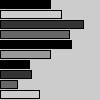
Frame 1 (no input)
Frame 60 (the mouse pressed at the canvas centre just before this capture): identical to frame 1, image omitted
Frame 120 (the mouse held since frame 60 and released just before this capture): identical to frame 1, image omitted

The Processing sketch that drew this single still picture (run headless with seeded random() and noise(); from frame 60 on, the mouse is pressed at the canvas centre):

// Processing sketch: arrays
// ── arrays.pde

// //test1
// int x0 = 50;
// int x1 = 61;
// int x2 = 83;
// int x3 = 69;
// int x4 = 71;
// int x5 = 50;
// int x6 = 29;
// int x7 = 31;
// int x8 = 17;
// int x9 = 39;
// fill(0);
// rect(0, 0, x0, 8);
// rect(0, 10, x1, 8);
// rect(0, 20, x2, 8);
// rect(0, 30, x3, 8);
// rect(0, 40, x4, 8);
// rect(0, 50, x5, 8);
// rect(0, 60, x6, 8);
// rect(0, 70, x7, 8);
// rect(0, 80, x8, 8);
// rect(0, 90, x9, 8);
// 
// //test2
// int[] x = {
//   50, 61, 83, 69, 71, 50, 29, 31, 17, 39
// };
// 
// fill(0);
// // Read one array element each time through the for loop
// for (int i = 0; i < x.length; i++) {
//   rect(0, i*10, x[i], 8);
// }

// //test3?
// int[] data; // Declare
// 
// void setup() {
//   size(100, 100);
//   data = new int[5]; // Create
//   data[0] = 19; // Assign
//   data[1] = 40;
//   data[2] = 75;
//   data[3] = 76;
//   data[4] = 90;
// }
// 
// int[] data = new int[5]; // Declare, create
// 
// void setup() {
//   size(100, 100);
//   data[0] = 19; // Assign
//   data[1] = 40;
//   data[2] = 75;
//   data[3] = 76;
//   data[4] = 90;
// }
// 
// int[] data = { 19, 40, 75, 76, 90 }; // Declare, create, assign
// 
// void setup() {
//   size(100, 100);
// }

// //test4
// int[] data = { 19, 40, 75, 76, 90 };
// 
// line(data[0], 0, data[0], 100);
// line(data[1], 0, data[1], 100);
// line(data[2], 0, data[2], 100);
// line(data[3], 0, data[3], 100);
// line(data[4], 0, data[4], 100);

// //test5
// int[] data = { 19, 40, 75, 76, 90 };
// 
// for (int i = 0; i < data.length; i++) {
//   line(data[i], 0, data[i], 100);
// }

// //test6
// float[] sineWave;
// 
// void setup() {
//   size(100, 100);
//   sineWave = new float[width];
//   for (int i = 0; i < sineWave.length; i++) {
//     // Fill array with values from sin()
//     float r = map(i, 0, width, 0, TWO_PI);
//     sineWave[i] = abs(sin(r));
//   }
//   println("width=%d\n",width);
// }
// 
// void draw() {
//   for (int i = 0; i < sineWave.length; i++) {
//     // Set stroke values to numbers read from array
//     stroke(sineWave[i] * 255);
//     line(i, 0, i, height);
//   }
// }

// //test7
// int[] y;
// 
// void setup() {
//   size(100, 100);
//   y = new int[width];
// }
// 
// void draw() {
//   background(204); // Read the array from the end to the
//   // beginning to avoid overwriting the data
//   for (int i = y.length-1; i > 0; i--) {
//     y[i] = y[i-1];
//   }
//   // Add new values to the beginning
//   y[0] = mouseY;
//   // Display each pair of values as a line
//   for (int i = 1; i < y.length; i++) {
//     line(i, y[i], i-1, y[i-1]);
//   }
// }

// //test8
// int num = 50;
// int[] x = new int[num];
// int[] y = new int[num];
// 
// void setup() {
//   size(100, 100);
//   noStroke();
//   fill(255, 102);
// }
// 
// void draw() {
//   background(0);
//   // Shift the values to the right
//   for (int i = num-1; i > 0; i--) {
//     x[i] = x[i-1];
//     y[i] = y[i-1];
//   }
//   // Add the new values to the beginning of the array
//   x[0] = mouseX;
//   y[0] = mouseY;
//   // Draw the circles
//   for (int i = 0; i < num; i++) {
//     ellipse(x[i], y[i], i/2.0, i/2.0);
//   }
// }

// //test9
// int num = 50;
// int[] x = new int[num];
// int[] y = new int[num];
// int indexPosition = 0;
// 
// void setup() {
//   size(100, 100);
//   noStroke();
//   fill(255, 102);
// }
// 
// void draw() {
//   background(0);
//   x[indexPosition] = mouseX;
//   y[indexPosition] = mouseY;
//   // Cycle between 0 and the number of elements
//   indexPosition = (indexPosition + 1) % num;
//   for (int i = 0; i < num; i++) {
//     // Set the array position to read
//     int pos = (indexPosition + i) % num;
//     float radius = (num-i) / 2.0;
//     ellipse(x[pos], y[pos], radius, radius);
//   }
// }

// //test10
// String[] trees = { "ash", "oak" };
// 
// append(trees, "maple"); // INCORRECT! Does not change the array
// printArray(trees); // Prints [0] "ash", [1] "oak"
// println();
// trees = append(trees, "maple"); // Add "maple" to the end
// printArray(trees); // Prints [0] "ash", [1] "oak", [2] "maple"
// println();
// // Add "beech" to the end of the trees array, and creates a new
// // array to store the change
// 
// String[] moretrees = append(trees, "beech");
// 
// // Prints [0] "ash", [1] "oak", [2] "maple", [3] "beech"
// printArray(moretrees);

// //test11
// String[] trees = { "lychee", "coconut", "fig" };
// 
// trees = shorten(trees); // Remove the last element from the array
// printArray(trees); // Prints [0] "lychee", [1] "coconut"
// println();
// trees = shorten(trees); // Remove the last element from the array
// printArray(trees); // Prints [0] "lychee"

// //test12
// int[] x = new int[100]; // Array to store x-coordinates
// int count = 0; // Positions stored in array
// void setup() {
//   size(100, 100);
// }
// void draw() {
//   x[count] = mouseX; // Assign new x-coordinate to the array
//   count++; // Increment the counter
//   if (count == x.length) { // If the x array is full,
//     x = expand(x); // double the size of x
//     println(x.length); // Write the new size to the console
//   }
// }

// //test13
// String[] north = { "OH", "IN", "MI" };
// String[] south = { "GA", "FL", "NC" };
// 
// arrayCopy(north, south); // Copy from north array to south array
// printArray(south); // Prints [0] "OH", [1] "IN", [3] "MI"
// println();
// 
// String[] east = { "MA", "NY", "RI" };
// String[] west = new String[east.length]; // Create a new array
// 
// arrayCopy(east, west); // Copy from east array to west array
// printArray(west); // Prints [0] "MA", [1] "NY", [2] "RI"

// //tst14
// float[] data = { 19.0, 40.0, 75.0, 76.0, 90.0 };
// 
// void setup() {
//   halve(data);
//   println(data[0]); // Prints "9.5"
//   println(data[1]); // Prints "20.0"
//   println(data[2]); // Prints "37.5"
//   println(data[3]); // Prints "38.0"
//   println(data[4]); // Prints "45.0"
// }
// void halve(float[] d) {
//   for (int i = 0; i < d.length; i++) { // For each array element,
//     d[i] = d[i] / 2.0; // divide the value by 2
//   }
// }

// //test15
// float[] data = { 19.0, 40.0, 75.0, 76.0, 90.0 };
// float[] halfData;
// void setup() {
//   halfData = halve(data); // Run the halve() function
//   println(data[0], halfData[0]); // Prints "19.0, 9.5"
//   println(data[1], halfData[1]); // Prints "40.0, 20.0"
//   println(data[2], halfData[2]); // Prints "75.0, 37.5"
//   println(data[3], halfData[3]); // Prints "76.0, 38.0"
//   println(data[4], halfData[4]); // Prints "90.0, 45.0"
// }
// 
// float[] halve(float[] d) {
//   float[] numbers = new float[d.length]; // Create a new array
//   arrayCopy(d, numbers);
//   for (int i = 0; i < numbers.length; i++) { // For each element,
//     numbers[i] = numbers[i] / 2.0; // divide the value by 2
//   }
//   return numbers; // Return the new array
// }

// //test16
// Ring[] rings; // Declare the array
// int numRings = 50;
// int currentRing = 0;
// void setup() {
//   size(100, 100);
//   rings = new Ring[numRings]; // Create the array
//   for (int i = 0; i < rings.length; i++) {
//     rings[i] = new Ring(); // Create each object
//   }
// }
// void draw() {
//   background(0);
//   for (int i = 0; i < rings.length; i++) {
//     rings[i].grow();
//     rings[i].display();
//   }
// }
// // Click to create a new Ring
// void mousePressed() {
//   rings[currentRing].start(mouseX, mouseY);
//   currentRing++;
//   if (currentRing >= numRings) {
//     currentRing = 0;
//   }
// }
// class Ring {
//   float x, y;          // X-coordinate, y-coordinate
//   float diameter;      // Diameter of the ring
//   boolean on = false;  // Turns the display on and off
// 
//   void start(float xpos, float ypos) {
//     x = xpos;
//     y = ypos;
// 
//     diameter = 1;
//     on = true;
//   }
// 
//   void grow() {
//     if (on == true) {
//       diameter += 0.5;
//       if (diameter > 400) {
//         on = false;
//         diameter = 1;
//       }
//     }
//   }
// 
//   void display() {
//     if (on == true) {
//       noFill();
//       strokeWeight(4);
//       stroke(204, 153);
//       ellipse(x, y, diameter, diameter);
//     }
//   }
// }

// //test17
// Spot[] spots; // Declare array
// void setup() {
//   size(700, 100);
//   int numSpots = 70; // Number of objects
//   int dia = width/numSpots; // Calculate diameter
//   spots = new Spot[numSpots]; // Create array
//   for (int i = 0; i < spots.length; i++) {
//     float x = dia/2 + i*dia;
//     float rate = random(0.1, 2.0);
//     // Create each object
//     spots[i] = new Spot(x, 50, dia, rate);
//   }
//   noStroke();
// }
// void draw() {
//   fill(0, 12);
//   rect(0, 0, width, height);
//   fill(255);
//   for (int i=0; i < spots.length; i++) {
//     spots[i].move(); // Move each object
//     spots[i].display(); // Display each object
//   }
// }
// class Spot {
//   float x, y;         // X-coordinate, y-coordinate
//   float diameter;     // Diameter of the circle
//   float speed;        // Distance moved each frame
//   int direction = 1;  // Direction of motion (1 is down, -1 is up)
// 
//   // Constructor
//   Spot(float xpos, float ypos, float dia, float sp) {
//     x = xpos;
//     y = ypos;
//     diameter = dia;
//     speed = sp;
//   }
// 
//   void move() {
//     y += (speed * direction);
//     if ((y > (height - diameter/2)) || (y < diameter/2)) {
//       direction *= -1;
//     }
//   }
// 
//   void display() {
//     ellipse(x, y, diameter, diameter);
//   }
// }

//test18
int[][] x = { {50, 0}, {61,204}, {83,51}, {69,102},
              {71, 0}, {50,153}, {29, 0}, {31,51},
              {17,102}, {39,204} };

void setup() {
  size(100, 100);
}
void draw() {
  for (int i = 0; i < x.length; i++) {
    fill(x[i][1]);
    rect(0, i*10, x[i][0], 8);
  }
}
